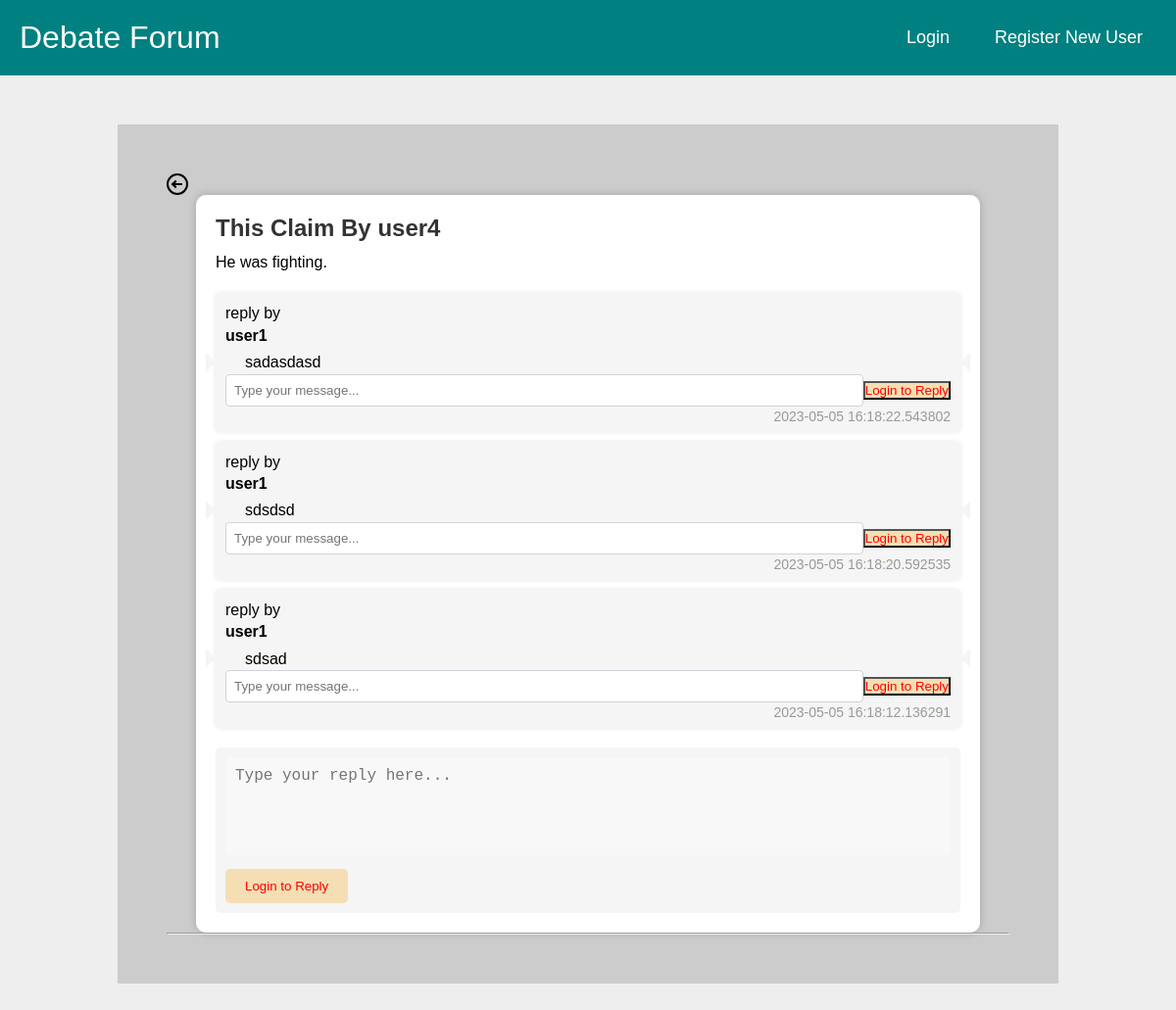
The app's page /claim_page/1 with its own data.
### tables this page shows
CREATE TABLE user (
    userID INTEGER NOT NULL PRIMARY KEY AUTOINCREMENT, -- Integer user ID / key
    userName TEXT NOT NULL,                            -- Login username
    passwordHash BLOB NOT NULL,                        -- Hashed password (bytes in python)
    isAdmin BOOLEAN NOT NULL,                          -- If user is admin or not. Ignore if not implementing admin
    creationTime TIMESTAMP NOT NULL DEFAULT CURRENT_TIMESTAMP,      -- Time user was created
    lastVisit TIMESTAMP NOT NULL DEFAULT CURRENT_TIMESTAMP -- User's last visit, for showing new content when they return
);

CREATE TABLE claim (
    claimID INTEGER NOT NULL PRIMARY KEY AUTOINCREMENT,   -- CLaim ID number
    topic INTEGER NOT NULL REFERENCES topic(topicID) ON DELETE CASCADE ON UPDATE CASCADE, -- FK of claim
    postingUser INTEGER REFERENCES user(userID) ON DELETE SET NULL ON UPDATE CASCADE, -- FK of poisting user
    creationTime TIMESTAMP NOT NULL DEFAULT CURRENT_TIMESTAMP,   -- Time topic was created
    updateTime TIMESTAMP NOT NULL DEFAULT CURRENT_TIMESTAMP,      -- Last time a reply was added
    text TEXT NOT NULL                                   -- Actual text
);

CREATE TABLE replyText (
    replyTextID INTEGER NOT NULL PRIMARY KEY AUTOINCREMENT,                           -- Reply ID
    postingUser INTEGER REFERENCES user(userID) ON DELETE SET NULL ON UPDATE CASCADE, -- FK of posting user
    creationTime TIMESTAMP NOT NULL DEFAULT CURRENT_TIMESTAMP,                                                   -- Posting time
    text TEXT NOT NULL                                                                -- Text of reply
);

### routes/claim_page.py (the view, shortened to what this page needs)
@app.route("/claim_page/<int:claimID>", methods = ['GET','POST'])
def claim_page(claimID):
    conn = get_db_connection()
    data = {}
    repliesList = []
    claim = conn.execute(f"SELECT * FROM claim WHERE claimID == '{claimID}'").fetchone()
    replies = conn.execute(f"""SELECT replyText.replyTextID AS reply_id, replyText.postingUser AS reply_posting_user, replyText.creationTime AS reply_creation_time, replyText.text AS reply_text
                FROM claim
                JOIN replyToClaim ON claim.claimID = replyToClaim.claim
                JOIN replyText ON replyToClaim.reply = replyText.replyTextID
                WHERE claim.claimID = {claim['claimID']} ORDER BY reply_creation_time DESC""").fetchall()
    for replay in replies:
        postingUser = conn.execute(f"SELECT * FROM user WHERE userID == '{replay['reply_posting_user']}'").fetchone()
        replies_to_replies = conn.execute(f"""SELECT * FROM replyText INNER JOIN replyToReply ON replyText.replyTextID = replyToReply.reply WHERE replyToReply.parent = {replay['reply_id']}""").fetchall()
        replies_to_replies_list = []
        repliesList.append(
             {
                "reply_id":replay["reply_id"],
                "postingUser":postingUser["userName"],
                "text":replay['reply_text'],
                "creationTime":replay['reply_creation_time'],
                "replies_to_replies":replies_to_replies_list
        }
        )
    postingUser = conn.execute(f"SELECT * FROM user WHERE userID == '{claim['postingUser']}'").fetchone()
    data["postingUser"] = postingUser["userName"]
    data["claim_header"] = claim["text"]
    data["creationTime"] = claim["creationTime"]
    data["repliesData"] = repliesList
    return render_template('claim_page.html', claim =data,claimID=claim["claimID"],is_authenticated=is_authenticated(),current_user=current_user())

### get_db_connection.py (called while the page is built)
def get_db_connection():
    conn = sqlite3.connect('database/database.db')
    conn.row_factory = sqlite3.Row
    return conn

### routes/auth_check.py (called while the page is built)
def is_authenticated():
    if request.cookies.get('username'):
        return True
    else:
        return False

def current_user():
    if is_authenticated():
        conn = get_db_connection()
        user = conn.execute('SELECT * FROM user WHERE userName = ?',(request.cookies.get('username'),)).fetchone()
        return user
    else:
        pass

### templates/claim_page.html (shortened to what this page needs)
{% extends "nav.html" %}
{% block content %}
<link rel="stylesheet" href="{{ url_for('static', filename='css/card.css')}}" />
<link rel="stylesheet" href="{{ url_for('static', filename='css/claim.css')}}" />
<a href="{{ url_for('home') }}" style="text-align: left;max-width:100px;">
  <i class="gg-arrow-left-o" aria-hidden="true"></i>
</a>
<div id="claim-list">
  <div class="post-card">
    <h3>This Claim By {{claim.postingUser}}</h3>
    <p>{{claim.claim_header}}</p>
    <ul id="replies-list" class="replies-list">
      {% for reply in claim.repliesData %}
      <li class="reply">
        reply by<div class="author">{{reply.postingUser}}</div>
        <div class="content">{{reply.text}}</div>
        <div class="date">{{reply.creationTime}}</div>
      <div class="input-group">
        <input id="replytoreplytext{{reply.reply_id}}" name="replytoreplytext" type="text" class="form-control"
          placeholder="Type your message...">
        {% if is_authenticated %}
        <input class="btn btn-primary" type="submit" value="Reply to {{reply.postingUser}}"
          onclick="onReplyToReplyClick(document.getElementById('replytoreplytext{{reply.reply_id}}').value,'{{reply.reply_id}}','{{claimID}}')">
          {% else %}
          <input type="submit" value="Login to Reply" style="color:red; background-color: wheat;">
          {% endif%}
      </div>
      </li>
      {% endfor %}
    </ul>
    <div class="reply-form">
      <textarea id="replyText{{claimID}}" name="reply" placeholder="Type your reply here..."></textarea>
      {% if is_authenticated %}
      <input type="submit" value="Reply" onclick="onReplyClick(document.getElementById('replyText{{claimID}}').value,'{{claimID}}')">
        {% else %}
        <input type="submit" value="Login to Reply" style="color:red; background-color: wheat;">
        {% endif%}
    </div>
  </div>
  <hr>
</div>
{% endblock %}

### static/css/nav.css (style rules this page uses)
* { margin: 0; padding: 0; box-sizing: border-box; }
body { font-family: cursive; }
a { text-decoration: none; }
li { list-style: none; }
.gg-arrow-left-o { box-sizing: border-box; position: relative; display: block; width: 22px; height: 22px; border: 2px solid; transform: scale(var(--ggs,1)); border-radius: 22px; color: black; }
.gg-arrow-left-o::after, .gg-arrow-left-o::before { content: ""; display: block; box-sizing: border-box; position: absolute; left: 4px }
.gg-arrow-left-o::after { width: 6px; height: 6px; border-bottom: 2px solid; border-left: 2px solid; transform: rotate(45deg); bottom: 6px }
.gg-arrow-left-o::before { width: 10px; height: 2px; bottom: 8px; background: currentColor }

### static/css/card.css (style rules this page uses)
body { background: #e5ded8; box-sizing: border-box; }
textarea { width: 100%; height: 150px; padding: 12px 20px; box-sizing: border-box; border: 2px solid #ccc; border-radius: 4px; background-color: #f8f8f8; font-size: 16px; resize: none; }

### static/css/claim.css (style rules this page uses)
body { font-family: Arial, sans-serif; background-color: #eee; }
.post-card { background-color: white; padding: 20px; border-radius: 10px; box-shadow: 0px 0px 10px rgba(0, 0, 0, 0.2); margin-bottom: 20px; max-width: 800px; margin: auto; }
.post-card h3 { margin-top: 0; margin-bottom: 10px; color: #333; font-size: 24px; }
.post-card p { margin-top: 0; margin-bottom: 10px; line-height: 1.4; font-size: 16px; }
.post-card .reply-form { background-color: #f5f5f5; padding: 10px; border-radius: 5px; margin-top: 20px; }
.post-card .reply-form textarea { width: 100%; height: 100px; padding: 10px; border: none; border-radius: 5px; resize: none; margin-bottom: 10px; }
.post-card .reply-form input[type="submit"] { background-color: #333; color: white; border: none; padding: 10px 20px; border-radius: 5px; cursor: pointer; transition: all 0.3s ease; }
.replies-list { list-style: none; padding: 0; margin-top: 20px; }
.reply { background-color: #f5f5f5; padding: 10px; border-radius: 5px; margin-bottom: 10px; font-size: 16px; line-height: 1.4; box-shadow: 0px 0px 5px rgba(0, 0, 0, 0.1); position: relative; }
.reply:before { content: ''; position: absolute; top: 50%; left: -10px; margin-top: -10px; border-style: solid; border-width: 10px 0 10px 10px; border-color: transparent transparent transparent #f5f5f5; }
.reply:after { content: ''; position: absolute; top: 50%; right: -10px; margin-top: -10px; border-style: solid; border-width: 10px 10px 10px 0; border-color: transparent #f5f5f5 transparent transparent; }
.reply .author { font-weight: bold; margin-bottom: 5px; }
.reply .content { margin-left: 20px; }
.reply .date { position: absolute; bottom: 5px; right: 10px; font-size: 14px; color: #999; }
.input-group { display: flex; align-items: center; justify-content: space-between; margin-bottom: 1rem; }
.form-control { flex: 1; border-radius: 0.25rem; padding: 0.5rem; border: 1px solid #ced4da; }

### records on screen
user: postingUser "user4"
claim: claim_header "He was fighting."
user: postingUser "user1" "user1" "user1"
replyText: text "sadasdasd", creationTime "2023-05-05 16:18:22.543802"
replyText: text "sdsdsd", creationTime "2023-05-05 16:18:20.592535"
replyText: text "sdsad", creationTime "2023-05-05 16:18:12.136291"
